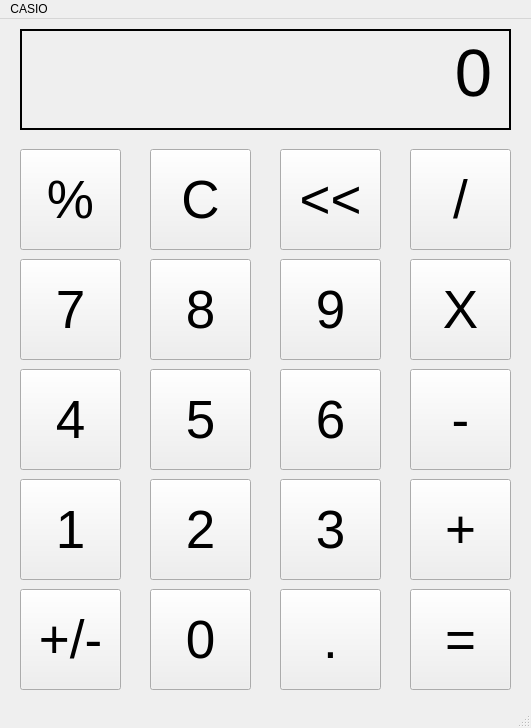
<?xml version="1.0" encoding="UTF-8"?>
<ui version="4.0">
 <class>MainWindow</class>
 <widget class="QMainWindow" name="MainWindow">
  <property name="geometry">
   <rect>
    <x>0</x>
    <y>0</y>
    <width>531</width>
    <height>728</height>
   </rect>
  </property>
  <property name="windowTitle">
   <string>CASIO</string>
  </property>
  <widget class="QWidget" name="centralwidget">
   <widget class="QLabel" name="label">
    <property name="geometry">
     <rect>
      <x>20</x>
      <y>10</y>
      <width>491</width>
      <height>101</height>
     </rect>
    </property>
    <property name="font">
     <font>
      <pointsize>50</pointsize>
     </font>
    </property>
    <property name="frameShape">
     <enum>QFrame::Box</enum>
    </property>
    <property name="frameShadow">
     <enum>QFrame::Plain</enum>
    </property>
    <property name="lineWidth">
     <number>2</number>
    </property>
    <property name="midLineWidth">
     <number>0</number>
    </property>
    <property name="text">
     <string>0</string>
    </property>
    <property name="alignment">
     <set>Qt::AlignBottom|Qt::AlignRight|Qt::AlignTrailing</set>
    </property>
    <property name="margin">
     <number>5</number>
    </property>
   </widget>
   <widget class="QPushButton" name="mod">
    <property name="geometry">
     <rect>
      <x>20</x>
      <y>130</y>
      <width>101</width>
      <height>101</height>
     </rect>
    </property>
    <property name="font">
     <font>
      <pointsize>40</pointsize>
     </font>
    </property>
    <property name="text">
     <string>%</string>
    </property>
   </widget>
   <widget class="QPushButton" name="c">
    <property name="geometry">
     <rect>
      <x>150</x>
      <y>130</y>
      <width>101</width>
      <height>101</height>
     </rect>
    </property>
    <property name="font">
     <font>
      <pointsize>40</pointsize>
     </font>
    </property>
    <property name="text">
     <string>C</string>
    </property>
   </widget>
   <widget class="QPushButton" name="l">
    <property name="geometry">
     <rect>
      <x>280</x>
      <y>130</y>
      <width>101</width>
      <height>101</height>
     </rect>
    </property>
    <property name="font">
     <font>
      <pointsize>40</pointsize>
     </font>
    </property>
    <property name="text">
     <string>&lt;&lt;</string>
    </property>
   </widget>
   <widget class="QPushButton" name="div">
    <property name="geometry">
     <rect>
      <x>410</x>
      <y>130</y>
      <width>101</width>
      <height>101</height>
     </rect>
    </property>
    <property name="font">
     <font>
      <pointsize>40</pointsize>
     </font>
    </property>
    <property name="text">
     <string>/</string>
    </property>
   </widget>
   <widget class="QPushButton" name="mul">
    <property name="geometry">
     <rect>
      <x>410</x>
      <y>240</y>
      <width>101</width>
      <height>101</height>
     </rect>
    </property>
    <property name="font">
     <font>
      <pointsize>40</pointsize>
     </font>
    </property>
    <property name="text">
     <string>X</string>
    </property>
   </widget>
   <widget class="QPushButton" name="eight">
    <property name="geometry">
     <rect>
      <x>150</x>
      <y>240</y>
      <width>101</width>
      <height>101</height>
     </rect>
    </property>
    <property name="font">
     <font>
      <pointsize>40</pointsize>
     </font>
    </property>
    <property name="text">
     <string>8</string>
    </property>
   </widget>
   <widget class="QPushButton" name="seven">
    <property name="geometry">
     <rect>
      <x>20</x>
      <y>240</y>
      <width>101</width>
      <height>101</height>
     </rect>
    </property>
    <property name="font">
     <font>
      <pointsize>40</pointsize>
     </font>
    </property>
    <property name="text">
     <string>7</string>
    </property>
   </widget>
   <widget class="QPushButton" name="nine">
    <property name="geometry">
     <rect>
      <x>280</x>
      <y>240</y>
      <width>101</width>
      <height>101</height>
     </rect>
    </property>
    <property name="font">
     <font>
      <pointsize>40</pointsize>
     </font>
    </property>
    <property name="text">
     <string>9</string>
    </property>
   </widget>
   <widget class="QPushButton" name="min">
    <property name="geometry">
     <rect>
      <x>410</x>
      <y>350</y>
      <width>101</width>
      <height>101</height>
     </rect>
    </property>
    <property name="font">
     <font>
      <pointsize>40</pointsize>
     </font>
    </property>
    <property name="text">
     <string>-</string>
    </property>
   </widget>
   <widget class="QPushButton" name="five">
    <property name="geometry">
     <rect>
      <x>150</x>
      <y>350</y>
      <width>101</width>
      <height>101</height>
     </rect>
    </property>
    <property name="font">
     <font>
      <pointsize>40</pointsize>
     </font>
    </property>
    <property name="text">
     <string>5</string>
    </property>
   </widget>
   <widget class="QPushButton" name="four">
    <property name="geometry">
     <rect>
      <x>20</x>
      <y>350</y>
      <width>101</width>
      <height>101</height>
     </rect>
    </property>
    <property name="font">
     <font>
      <pointsize>40</pointsize>
     </font>
    </property>
    <property name="text">
     <string>4</string>
    </property>
   </widget>
   <widget class="QPushButton" name="six">
    <property name="geometry">
     <rect>
      <x>280</x>
      <y>350</y>
      <width>101</width>
      <height>101</height>
     </rect>
    </property>
    <property name="font">
     <font>
      <pointsize>40</pointsize>
     </font>
    </property>
    <property name="text">
     <string>6</string>
    </property>
   </widget>
   <widget class="QPushButton" name="plus">
    <property name="geometry">
     <rect>
      <x>410</x>
      <y>460</y>
      <width>101</width>
      <height>101</height>
     </rect>
    </property>
    <property name="font">
     <font>
      <pointsize>40</pointsize>
     </font>
    </property>
    <property name="text">
     <string>+</string>
    </property>
   </widget>
   <widget class="QPushButton" name="one">
    <property name="geometry">
     <rect>
      <x>20</x>
      <y>460</y>
      <width>101</width>
      <height>101</height>
     </rect>
    </property>
    <property name="font">
     <font>
      <pointsize>40</pointsize>
     </font>
    </property>
    <property name="text">
     <string>1</string>
    </property>
   </widget>
   <widget class="QPushButton" name="dot">
    <property name="geometry">
     <rect>
      <x>280</x>
      <y>570</y>
      <width>101</width>
      <height>101</height>
     </rect>
    </property>
    <property name="font">
     <font>
      <pointsize>40</pointsize>
     </font>
    </property>
    <property name="text">
     <string>.</string>
    </property>
   </widget>
   <widget class="QPushButton" name="zero">
    <property name="geometry">
     <rect>
      <x>150</x>
      <y>570</y>
      <width>101</width>
      <height>101</height>
     </rect>
    </property>
    <property name="font">
     <font>
      <pointsize>40</pointsize>
     </font>
    </property>
    <property name="text">
     <string>0</string>
    </property>
   </widget>
   <widget class="QPushButton" name="three">
    <property name="geometry">
     <rect>
      <x>280</x>
      <y>460</y>
      <width>101</width>
      <height>101</height>
     </rect>
    </property>
    <property name="font">
     <font>
      <pointsize>40</pointsize>
     </font>
    </property>
    <property name="text">
     <string>3</string>
    </property>
   </widget>
   <widget class="QPushButton" name="two">
    <property name="geometry">
     <rect>
      <x>150</x>
      <y>460</y>
      <width>101</width>
      <height>101</height>
     </rect>
    </property>
    <property name="font">
     <font>
      <pointsize>40</pointsize>
     </font>
    </property>
    <property name="text">
     <string>2</string>
    </property>
   </widget>
   <widget class="QPushButton" name="eq">
    <property name="geometry">
     <rect>
      <x>410</x>
      <y>570</y>
      <width>101</width>
      <height>101</height>
     </rect>
    </property>
    <property name="font">
     <font>
      <pointsize>40</pointsize>
     </font>
    </property>
    <property name="text">
     <string>=</string>
    </property>
   </widget>
   <widget class="QPushButton" name="nott">
    <property name="geometry">
     <rect>
      <x>20</x>
      <y>570</y>
      <width>101</width>
      <height>101</height>
     </rect>
    </property>
    <property name="font">
     <font>
      <pointsize>40</pointsize>
     </font>
    </property>
    <property name="text">
     <string>+/-</string>
    </property>
   </widget>
  </widget>
  <widget class="QMenuBar" name="menubar">
   <property name="geometry">
    <rect>
     <x>0</x>
     <y>0</y>
     <width>531</width>
     <height>22</height>
    </rect>
   </property>
   <widget class="QMenu" name="menuCASIO">
    <property name="title">
     <string>CASIO</string>
    </property>
   </widget>
   <addaction name="menuCASIO"/>
  </widget>
  <widget class="QStatusBar" name="statusbar"/>
 </widget>
 <resources/>
 <connections/>
</ui>
